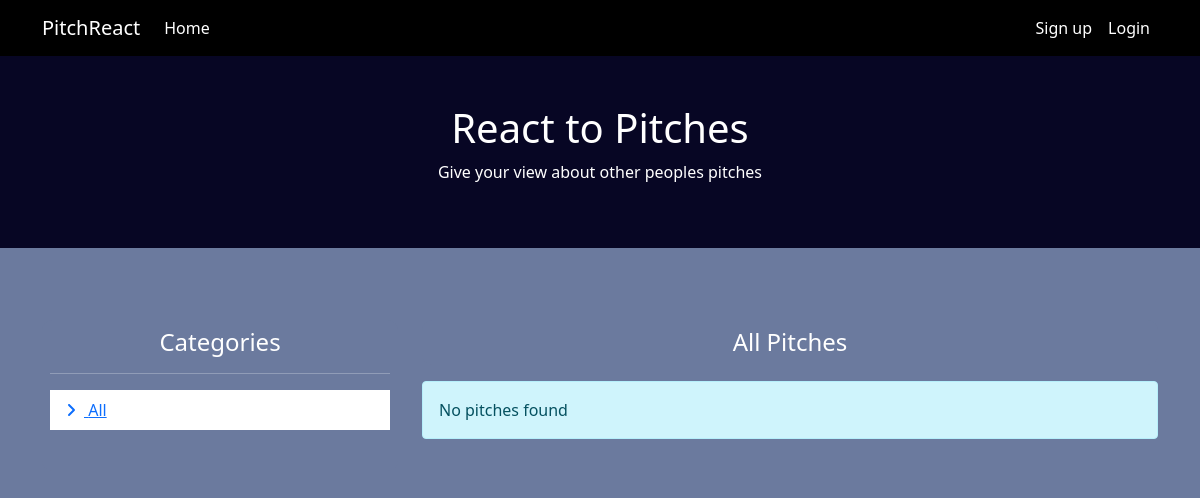
Before: / with the older database file.
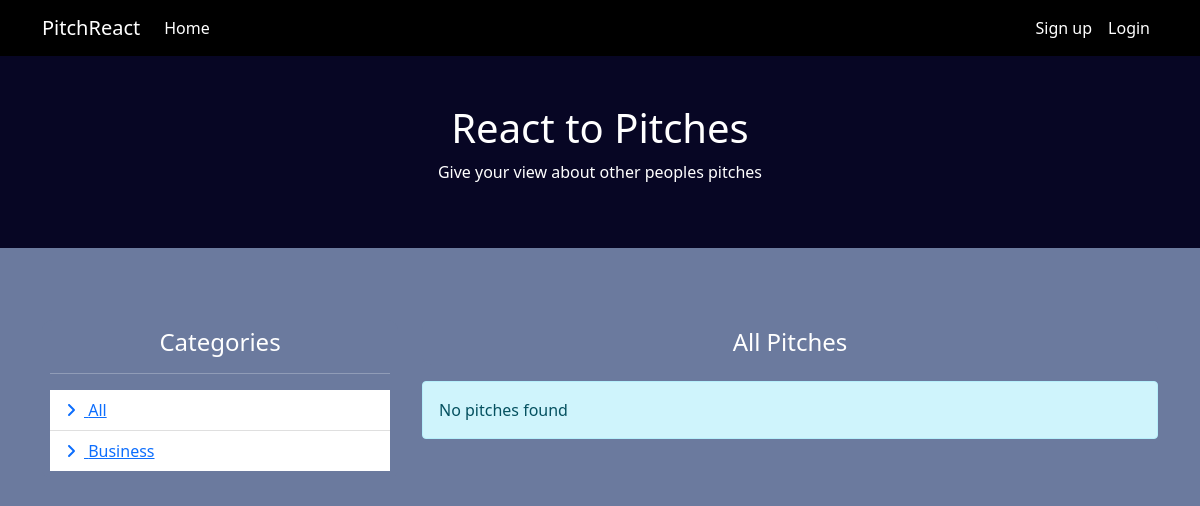
After: the same page with the newer database file.
### app/models.py (models this page shows, shortened)
class Category(db.Model):
    __tablename__ = 'categories'
    id = db.Column(db.Integer, primary_key=True)
    name = db.Column(db.String(255), nullable=False)
    created_at = db.Column(db.DateTime, default=db.func.current_timestamp())
    updated_at = db.Column(db.DateTime, default=db.func.current_timestamp(), onupdate=db.func.current_timestamp())
    pitches = db.relationship('Pitch', backref='category', lazy=True)

### app/main/views.py (the view)
@main.route('/')
def index():
  categories = Category.query.order_by(Category.id.asc()).all()
  pitches = Pitch.query.order_by(Pitch.id.desc()).all()
  new_pitches = make_pitches(pitches)
  return render_template('pages/index.html', categories=categories, pitches=new_pitches)

### app/main/views.py (called while the page is built, shortened)
def make_pitches(pitches):
  new_pitches = []
  return new_pitches

### app/templates/pages/index.html (shortened to what this page needs)
{% extends 'base.html'%}
{% block content %}
<div class="custom-banner">
  <div class="container py-2 py-md-5">
    <h1 class="text-center">React to Pitches</h1>
    <p class="text-center">Give your view about other peoples pitches</p>
  </div>
</div>
<div class="container my-4 py-5">
  <div class="row">
    <div class="col-md-4">
      <div class="h-100">
        <div class="custom-card p-2 position-relative h-100">
          <h4 class="text-center">Categories</h4>
          <hr>
          <ul class="list-group list-group-flush">
            <li class="list-group-item custom-item">
              <a href="{{ url_for('main.index') }}">
                <i class="fas fa-angle-right me-2"></i>
                <span>All</span>
              </a>
            </li>
            {% for category in categories %}
            <li class="list-group-item custom-item">
              <a href="{{ url_for('main.category_view', category_id=category.id) }}">
                <i class="fas fa-angle-right me-2"></i>
                <span>{{category.name}}</span>
              </a>
            </li>
            {% endfor %}
          </ul>
        </div>
      </div>
    </div>
    <div class="col-md-8 mb-3">
      <div class="custom-card p-2 position-relative mb-3">
        <h4 class="text-center p-0 m-0">All Pitches</h4>
      </div>
      <div class="">
        {% include './components/pitcheslist.html' %}
      </div>
    </div>
  </div>
</div>
{% endblock %}

### app/templates/base.html (shortened to what this page needs)
<!DOCTYPE html>
<html lang="en">
<head>
    <link href="https://cdn.jsdelivr.net/npm/bootstrap@5.0.2/dist/css/bootstrap.min.css" rel="stylesheet"
>
    <link rel="stylesheet" href="{{url_for('static', filename='css/style.css')}}">
    <link rel="stylesheet" href="https://cdnjs.cloudflare.com/ajax/libs/font-awesome/6.1.1/css/all.min.css"
 />
</head>
<body>
    {% include 'components/navbar.html' %}
    {% block content %}
    {% endblock %}
</body>
</html>

### app/templates/components/navbar.html (shortened to what this page needs)
<nav class="navbar navbar-expand-lg sticky-top custom-navbar">
  <div class="container">
    <a class="navbar-brand custom-nav-link text-white" href="{{ url_for('main.index') }}">PitchReact</a>
    <div class="collapse navbar-collapse" id="navbarSupportedContent">
      <ul class="navbar-nav me-auto mb-2 mb-lg-0">
        <li class="nav-item">
          <a class="nav-link custom-nav-link text-white" aria-current="page" href="{{ url_for('main.index') }}">Home</a>
        </li>
      </ul>
      <ul class="navbar-nav ms-auto mb-2 mb-lg-0">
        {% if current_user.is_authenticated %}
        <li class="nav-item">
          <a class="nav-link custom-nav-link text-white" aria-current="page" href="{{ url_for('main.profile') }}">Profile</a>
        </li>
        <li class="nav-item">
          <a class="nav-link custom-nav-link text-white" aria-current="page" href="{{ url_for('main.logout') }}">logout</a>
        </li>
        {% else %}
        <li class="nav-item">
          <a class="nav-link custom-nav-link text-white" aria-current="page" href="{{ url_for('main.signup')  }}">Sign up</a>
        </li>
        <li class="nav-item">
          <a class="nav-link custom-nav-link text-white" aria-current="page" href="{{ url_for('main.login') }}">Login</a>
        </li>
        {% endif %}
      </ul>
    </div>
  </div>
</nav>

### app/templates/components/pitcheslist.html (shortened to what this page needs)
{% if pitches|length == 0 %}
<div class="alert alert-info p-3">
  <p class="m-0 p-0">
    No pitches found
  </p>
</div>
{% endif %}

### app/static/css/style.css (style rules this page uses)
nav { background-color: black; }
body { background-color: rgb(107, 122, 158); color: white; }
.custom-banner { background-color: rgb(7, 6, 36) !important; }
.custom-card { border: none; border-radius: 10px; color: white; position: relative; background: rgb(107, 122, 158); background-size: cover; overflow: hidden; }

Changed rows visible on the page:
added Category: name "Business"
